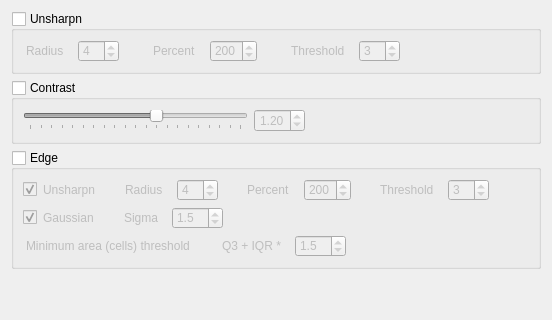
     <widget class="QWidget" name="OthersTab">
      <attribute name="title">
       <string>Others</string>
      </attribute>
      <layout class="QVBoxLayout" name="verticalLayout_14">
       <item>
        <widget class="QGroupBox" name="gpBox_Unsharpn">
         <property name="styleSheet">
          <string notr="true">QLabel {
	padding-right: 5px;
}</string>
         </property>
         <property name="title">
          <string>Unsharpn</string>
         </property>
         <property name="checkable">
          <bool>true</bool>
         </property>
         <property name="checked">
          <bool>false</bool>
         </property>
         <layout class="QHBoxLayout" name="horizontalLayout_4">
          <item>
           <layout class="QGridLayout" name="gL_7">
            <item row="0" column="3">
             <widget class="QgsSpinBox" name="spinBoxInt_UnsharpnPer">
              <property name="maximum">
               <number>500</number>
              </property>
              <property name="singleStep">
               <number>10</number>
              </property>
              <property name="value">
               <number>200</number>
              </property>
              <property name="showClearButton">
               <bool>false</bool>
              </property>
             </widget>
            </item>
            <item row="0" column="2">
             <widget class="QLabel" name="l_2">
              <property name="styleSheet">
               <string notr="true">QLabel {
	padding-left: 25px
}</string>
              </property>
              <property name="text">
               <string>Percent</string>
              </property>
             </widget>
            </item>
            <item row="0" column="1">
             <widget class="QgsSpinBox" name="spinBoxInt_UnsharpnRads">
              <property name="minimum">
               <number>1</number>
              </property>
              <property name="maximum">
               <number>10</number>
              </property>
              <property name="value">
               <number>4</number>
              </property>
              <property name="showClearButton">
               <bool>false</bool>
              </property>
             </widget>
            </item>
            <item row="0" column="5">
             <widget class="QgsSpinBox" name="spinBoxInt_UnsharpnThres">
              <property name="minimum">
               <number>1</number>
              </property>
              <property name="maximum">
               <number>10</number>
              </property>
              <property name="value">
               <number>3</number>
              </property>
              <property name="showClearButton">
               <bool>false</bool>
              </property>
             </widget>
            </item>
            <item row="0" column="0">
             <widget class="QLabel" name="l">
              <property name="text">
               <string>Radius</string>
              </property>
             </widget>
            </item>
            <item row="0" column="4">
             <widget class="QLabel" name="l_3">
              <property name="styleSheet">
               <string notr="true">QLabel {
	padding-left: 25px
}</string>
              </property>
              <property name="text">
               <string>Threshold</string>
              </property>
             </widget>
            </item>
           </layout>
          </item>
          <item>
           <spacer name="hS_5">
            <property name="orientation">
             <enum>Qt::Horizontal</enum>
            </property>
            <property name="sizeHint" stdset="0">
             <size>
              <width>40</width>
              <height>20</height>
             </size>
            </property>
           </spacer>
          </item>
         </layout>
        </widget>
       </item>
       <item>
        <widget class="QGroupBox" name="gpBox_Contrast">
         <property name="title">
          <string>Contrast</string>
         </property>
         <property name="checkable">
          <bool>true</bool>
         </property>
         <property name="checked">
          <bool>false</bool>
         </property>
         <layout class="QHBoxLayout" name="horizontalLayout_3">
          <item>
           <widget class="QSlider" name="hSlider_Contrast">
            <property name="minimum">
             <number>0</number>
            </property>
            <property name="maximum">
             <number>200</number>
            </property>
            <property name="singleStep">
             <number>10</number>
            </property>
            <property name="value">
             <number>120</number>
            </property>
            <property name="orientation">
             <enum>Qt::Horizontal</enum>
            </property>
            <property name="invertedAppearance">
             <bool>false</bool>
            </property>
            <property name="invertedControls">
             <bool>false</bool>
            </property>
            <property name="tickPosition">
             <enum>QSlider::TicksBelow</enum>
            </property>
           </widget>
          </item>
          <item>
           <widget class="QgsDoubleSpinBox" name="spinBoxF_Contrast">
            <property name="alignment">
             <set>Qt::AlignCenter</set>
            </property>
            <property name="maximum">
             <double>2.000000000000000</double>
            </property>
            <property name="singleStep">
             <double>0.100000000000000</double>
            </property>
            <property name="value">
             <double>1.200000000000000</double>
            </property>
            <property name="showClearButton">
             <bool>false</bool>
            </property>
           </widget>
          </item>
          <item>
           <spacer name="hs">
            <property name="orientation">
             <enum>Qt::Horizontal</enum>
            </property>
            <property name="sizeHint" stdset="0">
             <size>
              <width>40</width>
              <height>20</height>
             </size>
            </property>
           </spacer>
          </item>
         </layout>
        </widget>
       </item>
       <item>
        <widget class="QGroupBox" name="gpBox_Edge">
         <property name="styleSheet">
          <string notr="true">QLabel {
	padding-right: 5px;
}
QCheckBox {
	padding-right: 20px;
}</string>
         </property>
         <property name="title">
          <string>Edge</string>
         </property>
         <property name="checkable">
          <bool>true</bool>
         </property>
         <property name="checked">
          <bool>false</bool>
         </property>
         <layout class="QVBoxLayout" name="verticalLayout_11">
          <item>
           <layout class="QGridLayout" name="gL_8">
            <item row="0" column="4">
             <widget class="QgsSpinBox" name="spinBoxInt_EdgeUnsharpnPer">
              <property name="maximum">
               <number>500</number>
              </property>
              <property name="singleStep">
               <number>10</number>
              </property>
              <property name="value">
               <number>200</number>
              </property>
              <property name="showClearButton">
               <bool>false</bool>
              </property>
             </widget>
            </item>
            <item row="0" column="3">
             <widget class="QLabel" name="l_6">
              <property name="styleSheet">
               <string notr="true">QLabel {
	padding-left: 20px
}</string>
              </property>
              <property name="text">
               <string>Percent</string>
              </property>
             </widget>
            </item>
            <item row="0" column="7">
             <spacer name="hS_13">
              <property name="orientation">
               <enum>Qt::Horizontal</enum>
              </property>
              <property name="sizeHint" stdset="0">
               <size>
                <width>40</width>
                <height>20</height>
               </size>
              </property>
             </spacer>
            </item>
            <item row="0" column="1">
             <widget class="QLabel" name="l_7">
              <property name="text">
               <string>Radius</string>
              </property>
             </widget>
            </item>
            <item row="0" column="0">
             <widget class="QCheckBox" name="checkBox_EdgeUnsharpn">
              <property name="text">
               <string>Unsharpn</string>
              </property>
              <property name="checked">
               <bool>true</bool>
              </property>
             </widget>
            </item>
            <item row="0" column="5">
             <widget class="QLabel" name="l_8">
              <property name="styleSheet">
               <string notr="true">QLabel {
	padding-left: 20px
}</string>
              </property>
              <property name="text">
               <string>Threshold</string>
              </property>
             </widget>
            </item>
            <item row="0" column="6">
             <widget class="QgsSpinBox" name="spinBoxInt_EdgeUnsharpnThres">
              <property name="minimum">
               <number>1</number>
              </property>
              <property name="maximum">
               <number>10</number>
              </property>
              <property name="value">
               <number>3</number>
              </property>
              <property name="showClearButton">
               <bool>false</bool>
              </property>
             </widget>
            </item>
            <item row="0" column="2">
             <widget class="QgsSpinBox" name="spinBoxInt_EdgeUnsharpnRads">
              <property name="minimum">
               <number>1</number>
              </property>
              <property name="maximum">
               <number>10</number>
              </property>
              <property name="value">
               <number>4</number>
              </property>
              <property name="showClearButton">
               <bool>false</bool>
              </property>
             </widget>
            </item>
           </layout>
          </item>
          <item>
           <layout class="QGridLayout" name="gL_9">
            <item row="0" column="0">
             <widget class="QCheckBox" name="checkBox_EdgeGauss">
              <property name="text">
               <string>Gaussian</string>
              </property>
              <property name="checked">
               <bool>true</bool>
              </property>
             </widget>
            </item>
            <item row="0" column="3">
             <spacer name="hS_14">
              <property name="orientation">
               <enum>Qt::Horizontal</enum>
              </property>
              <property name="sizeHint" stdset="0">
               <size>
                <width>40</width>
                <height>20</height>
               </size>
              </property>
             </spacer>
            </item>
            <item row="0" column="1">
             <widget class="QLabel" name="l_22">
              <property name="text">
               <string>Sigma</string>
              </property>
             </widget>
            </item>
            <item row="0" column="2">
             <widget class="QgsDoubleSpinBox" name="spinBoxF_EdgeUnsharpnSigma">
              <property name="decimals">
               <number>1</number>
              </property>
              <property name="minimum">
               <double>0.500000000000000</double>
              </property>
              <property name="maximum">
               <double>10.000000000000000</double>
              </property>
              <property name="singleStep">
               <double>0.500000000000000</double>
              </property>
              <property name="value">
               <double>1.500000000000000</double>
              </property>
              <property name="showClearButton">
               <bool>false</bool>
              </property>
             </widget>
            </item>
           </layout>
          </item>
          <item>
           <layout class="QGridLayout" name="gL_11">
            <item row="0" column="1">
             <widget class="QLabel" name="l_24">
              <property name="text">
               <string>Q3 + IQR *</string>
              </property>
             </widget>
            </item>
            <item row="0" column="3">
             <spacer name="hS_15">
              <property name="orientation">
               <enum>Qt::Horizontal</enum>
              </property>
              <property name="sizeHint" stdset="0">
               <size>
                <width>40</width>
                <height>20</height>
               </size>
              </property>
             </spacer>
            </item>
            <item row="0" column="0">
             <widget class="QLabel" name="l_25">
              <property name="styleSheet">
               <string notr="true">QLabel {
	padding-right: 20px;
}</string>
              </property>
              <property name="text">
               <string>Minimum area (cells) threshold</string>
              </property>
             </widget>
            </item>
            <item row="0" column="2">
             <widget class="QgsDoubleSpinBox" name="spinBoxF_EdgeUnsharpn_IQR">
              <property name="decimals">
               <number>1</number>
              </property>
              <property name="minimum">
               <double>1.000000000000000</double>
              </property>
              <property name="maximum">
               <double>10.000000000000000</double>
              </property>
              <property name="singleStep">
               <double>0.500000000000000</double>
              </property>
              <property name="value">
               <double>1.500000000000000</double>
              </property>
              <property name="showClearButton">
               <bool>false</bool>
              </property>
             </widget>
            </item>
           </layout>
          </item>
         </layout>
        </widget>
       </item>
       <item>
        <spacer name="vS_5">
         <property name="orientation">
          <enum>Qt::Vertical</enum>
         </property>
         <property name="sizeHint" stdset="0">
          <size>
           <width>20</width>
           <height>40</height>
          </size>
         </property>
        </spacer>
       </item>
      </layout>
     </widget>
